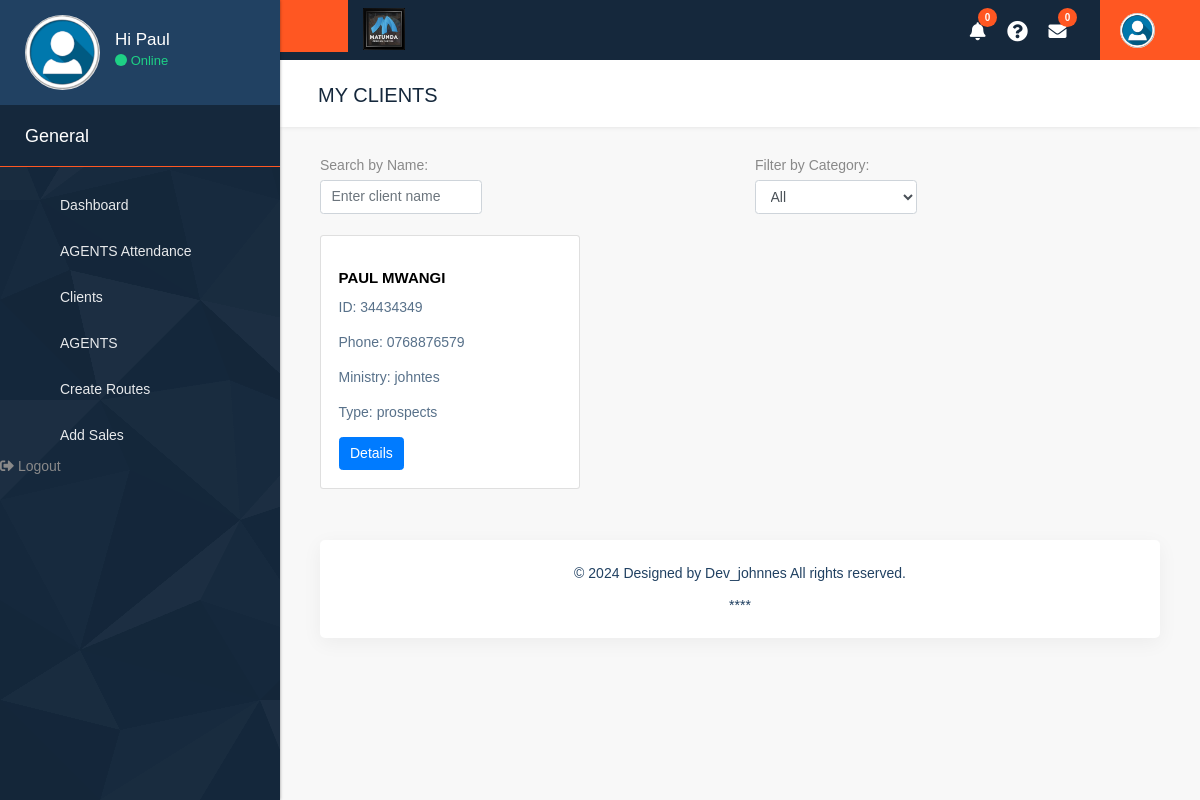
Screenshot of /client-list/ (signed in) with the database file from the repository.
### accounts/models.py (models this page shows, shortened)
class User(AbstractUser):
    email = models.EmailField(unique=True)
    is_member = models.BooleanField(default=False)
    is_management = models.BooleanField(default=False)

class Client(models.Model):
    user = models.ForeignKey(User, on_delete=models.CASCADE, blank=True, null=True)
    client_fullname = models.CharField(max_length=255)
    id_number = models.CharField(
                max_length=8,  # Allow up to 8 characters
                unique=True,
                validators=[
                    RegexValidator(
                        regex=r'^[0-9]{7,8}$',  # Only digits, 7 to 8 characters
                        message='ID number must be 7 to 8 digits long.',
                    ),
                ]
            )
    phone_number = models.CharField(
                max_length=12,  # Allow up to 12 characters
                validators=[
                    RegexValidator(
                        regex=r'^[0-9]{10,12}$',  # Only digits, 10 to 12 characters
                        message='Phone number must be 10 to 12 digits long.',
                    ),
                ]
            )
    ministry = models.CharField(max_length=255)
    TYPE_CHOICES = (
        ('prospects', 'Prospects'),
        ('lead', 'Lead'),
        ('conversion', 'Conversion'),
    )
    type = models.CharField(max_length=20, choices=TYPE_CHOICES)
    pf_number = models.CharField(max_length=255, blank=True, null=True)
    amount = models.DecimalField(max_digits=10, decimal_places=2, blank=True, null=True)
    comment = models.TextField(blank=True, null=True)
    pf_number_conversion = models.CharField(max_length=255, blank=True, null=True)
    password = models.CharField(max_length=255, blank=True, null=True)
    amount_applied = models.DecimalField(max_digits=10, decimal_places=2, blank=True, null=True)
    date_field = models.DateField(blank=True, null=True)
    comment_conversion = models.TextField(blank=True, null=True)
    TYPE_LOAN_CHOICES = (
        ('refinance', 'Refinance'),
        ('topup', 'Top-Up'),
        ('buyoff', 'Buy-Off'),
    )
    type_loan_qualify = models.CharField(max_length=20, choices=TYPE_LOAN_CHOICES, blank=True, null=True)

### accounts/views.py (the view)
# urls.py: path('client-list/', views.client_list_view, name='client-list'),
@login_required
@management_required
def client_list_view(request):
    clients = Client.objects.all()
    context = {'clients': clients}
    return render(request, 'management/client_list.html', context)

### accounts/templates/management/client_list.html (shortened to what this page needs)
{% extends 'management/base.html' %}
{% load static %}
{% block page_title %}MY CLIENTS{% endblock %}
{% block content %}
  <div class="row">
    <div class="col-md-6 mb-4">
      <label for="nameFilter">Search by Name:</label>
      <input type="text" id="nameFilter" class="form-control rounded-pill glowing-border" style="width: 40%;" placeholder="Enter client name">
    </div>
    <div class="col-md-6 mb-4">
      <label for="categoryFilter">Filter by Category:</label>
      <select id="categoryFilter" class="form-control" style="width: 40%;">
        <option value="all">All</option>
      </select>
    </div>
    {% for client in clients %}
      <div class="col-md-4 mb-4 client-card" data-category="{{ client.type }}" data-name="{{ client.client_fullname }}">
        <div class="card">
          <div class="card-icon">
          </div>
          <div class="card-body">
            <h5 class="card-title">{{ client.client_fullname }}</h5>
            <p class="card-text">ID: {{ client.id_number }}</p>
            <p class="card-text">Phone: {{ client.phone_number }}</p>
            <p class="card-text">Ministry: {{ client.ministry }}</p>
            <p class="card-text">Type: {{ client.type }}</p>
            <a href="{% url 'client_details' client.pk %}" class="btn btn-primary">Details</a>
          </div>
        </div>
      </div>
    {% endfor %}
  </div>
</div>
{% endblock %}

### accounts/templates/management/base.html (shortened to what this page needs)
{% load static %}
<!DOCTYPE html>
<html lang="en">
<head>
    <link rel="stylesheet" href="https://cdnjs.cloudflare.com/ajax/libs/font-awesome/5.15.3/css/all.min.css">
    <link rel="stylesheet" href="{% static 'css/bootstrap.min.css' %}" />
    <link rel="stylesheet" href="{% static 'css/style.css' %}" />
    <link rel="stylesheet" href="{% static 'css/responsive.css' %}" />
    <link rel="stylesheet" href="{% static 'css/bootstrap-select.css' %}" />
    <link rel="stylesheet" href="{% static 'css/perfect-scrollbar.css' %}" />
    <link rel="stylesheet" href="{% static 'css/animate.css' %}">
    <link rel="stylesheet" href="{% static 'css/flaticon.css' %}">
    <link rel="stylesheet" href="{% static 'css/font-awesome.min.css' %}">
    <link rel="stylesheet" href="{% static 'css/custom.css' %}" />
</head>
<body class="dashboard dashboard_1">
<div class="full_container">
    <div class="inner_container">
        <nav id="sidebar">
            <div class="sidebar_blog_1">
                <div class="sidebar_user_info">
                    <div class="user_profle_side">
                        <div class="user_img"><img class="img-responsive" src="{% static 'images/layout_img/user_img.jpg' %}" alt="#" /></div>
                        <div class="user_info">
                            <h6>Hi {{user.first_name.title|default:'Guest'}}</h6>
                            <p><span class="online_animation"></span> Online</p>
                        </div>
                    </div>
                </div>
            </div>
            <div class="sidebar_blog_2">
                <h4>General</h4>
                <ul class="list-unstyled components">
                    <li>
                        <a href="{% url 'management_dashboard' %}">
                            <i class="fa fa-star"></i> <span>Dashboard</span>
                        </a>
                    </li>
                    <li>
                        <a href="{% url 'display_attendance' %}">
                            <i class="fa fa-calendar"></i> <span>AGENTS Attendance </span>
                        </a>
                    </li>
                    <li>
                        <a href="{% url 'view_all_clients' %}">
                            <i class="fa fa-users"></i> <span>Clients</span>
                        </a>
                    </li>
                    <li>
                        <a href="{% url 'members' %}">
                            <i class="fa fa-user"></i> <span>AGENTS</span>
                        </a>
                    </li>
                    <li>
                        <a href="{% url 'create_route_plan' %}">
                            <i class="fa fa-map-marker"></i> <span>Create Routes</span>
                        </a>
                    </li>
                    <li>
                        <a href="{% url 'add_sale' %}">
                            <i class="fa fa-shopping-cart"></i> <span>Add Sales</span>
                        </a>
                    </li>
                      <a href="{% url 'logout' %}">
                          <i class="fas fa-sign-out-alt"></i> <span>Logout</span>
                      </a>
                </ul>
            </div>
        </nav>
        <div id="content">
            <div class="topbar">
                <nav class="navbar navbar-expand-lg navbar-light">
                    <div class="full">
                        <button type="button" id="sidebarCollapse" class="sidebar_toggle"><i class="fa fa-bars"></i></button>
                        <div class="logo_section">
                            <a href="#"><img class="img-responsive" src="{% static 'images/logos/logo.png' %}" alt="#" /></a>
                        </div>
                        <div class="right_topbar">
                            <div class="icon_info">
                              <ul>
                                <li><a href="#"><i class="fas fa-bell"></i><span class="badge">0</span></a></li>
                                <li><a href="#"><i class="fas fa-question-circle"></i></a></li>
                                <li><a href="#"><i class="fas fa-envelope"></i><span class="badge">0</span></a></li>
                            </ul>
                                <ul class="user_profile_dd">
                                    <li>
                                        <a class="dropdown-toggle" data-toggle="dropdown"><img class="img-responsive rounded-circle" src="{% static 'images/layout_img/user_img.jpg' %}" alt="#" /></a>
                                    </li>
                                </ul>
                            </div>
                        </div>
                    </div>
                </nav>
            </div>
            <div class="midde_cont">
                <div class="container-fluid">
                    <div class="row column_title">
                        <div class="col-md-12">
                            <div class="page_title">
                                <h2>{% block page_title %}{% endblock %}</h2>
                            </div>
                        </div>
                    </div>
                    {% block content %}{% endblock %}
                    <div class="container-fluid">
                        <div class="footer">
                            <p>&copy; {% now "Y" %} Designed by Dev_johnnes All rights reserved.<br><br> ****</p>
                        </div>
                    </div>
                </div>
            </div>
        </div>
    </div>
</body>
</html>

### rows the page displays
User: first_name "Paul"
Client: client_fullname "PAUL MWANGI", id_number "34434349", phone_number "0768876579", ministry "johntes", type "prospects"
